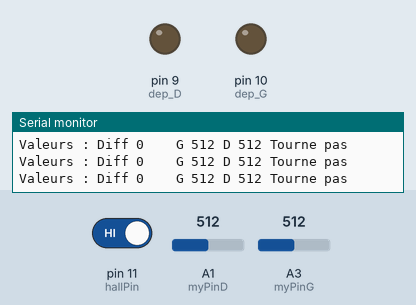
Recording of a sketch running on a simulated Arduino Uno, built with avr-gcc and run on an emulated ATmega328P. Parts: output pins drawn as LEDs (lit = HIGH), the last lines printed to the serial monitor. The inputs (shaded band) are chosen by the test bench; at power-on: A1 (myPinD) = 512, A3 (myPinG) = 512, pin 11 (hallPin) HIGH.

Above: at 1.2 s.
1.3 s: A1 (myPinD) set to 574
2.8 s: A1 (myPinD) set to 606
At 4.0 s:
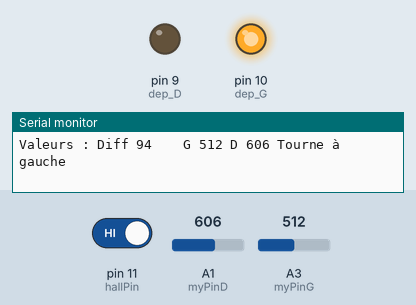
4.3 s: A3 (myPinG) set to 543
At 4.6 s:
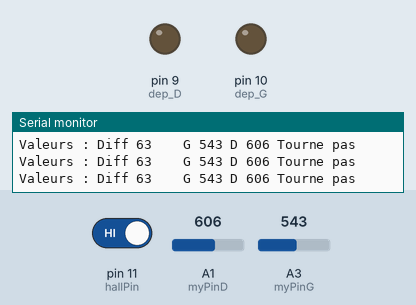
7.3 s: A3 (myPinG) set to 673
10.3 s: A3 (myPinG) set to 699
At 11.3 s:
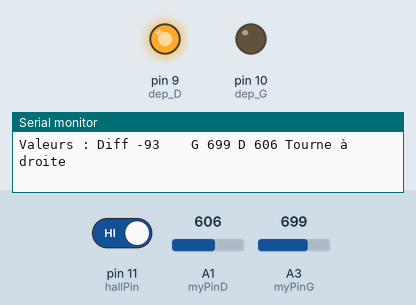
11.8 s: pin 11 (hallPin) driven LOW
At 12.8 s:
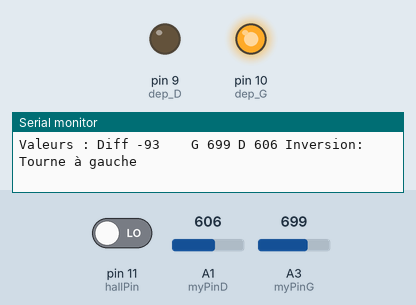
Timing chart, 0 to 14.7 s (numbered marks = the images above; inputs shaded):
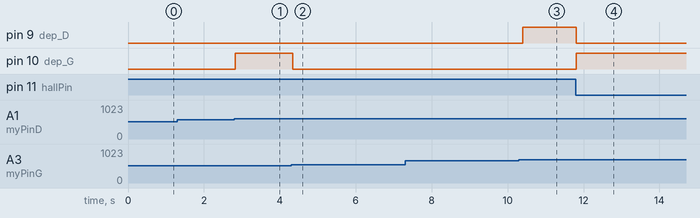

The sketch:

_tape_8___Code_final.ino
```cpp
// Variables globales
int iPhotoValue1 = 0;        // Valeur du capteur photo-résistant droit
int iPhotoValue2 = 0;        // Valeur du capteur photo-résistant gauche
int diff = 0;                // Différence entre les deux capteurs

int myPinD = A1;             // Pin pour le capteur droit
int myPinG = A3;             // Pin pour le capteur gauche
int dep_D = 9;               // Pin pour le moteur droit
int dep_G = 10;              // Pin pour le moteur gauche

int val_dep = 80;            // Seuil de déclenchement du moteur
int luminosityThreshold = 800; // Seuil de luminosité pour déterminer la nuit

int hallPin = 11;            // Pin pour le capteur Hall
int hallState = 0;           // État du capteur Hall

// Initialisation
void setup() {
  pinMode(dep_D, OUTPUT);       // Moteur droit
  pinMode(dep_G, OUTPUT);       // Moteur gauche
  pinMode(hallPin, INPUT);      // Capteur Hall
  Serial.begin(9600);           // Initialisation de la communication série
}

// Boucle principale
void loop() {
  // Lecture des capteurs photo-résistants
  iPhotoValue1 = analogRead(myPinD);  // Lecture du capteur droit
  iPhotoValue2 = analogRead(myPinG);  // Lecture du capteur gauche

  // Calcul de la différence
  diff = iPhotoValue1 - iPhotoValue2;

  // Affichage des valeurs pour diagnostic
  Serial.print((String)"Valeurs : Diff " + diff + "    G " + iPhotoValue2 + " D " + iPhotoValue1 + " ");

  // Lecture de l'état du capteur Hall
  hallState = digitalRead(hallPin);

  // Logique pour contrôler les moteurs
  if (isNight()) {
    // Si c'est la nuit, arrêt des moteurs
    digitalWrite(dep_D, LOW);
    digitalWrite(dep_G, LOW);
    Serial.println("Nuit: Moteur arrêté");
  } else if (hallState == LOW) {
    // Si aucun champ magnétique détecté, inversion de la logique du moteur
    if (diff > val_dep) {
      digitalWrite(dep_D, HIGH);
      digitalWrite(dep_G, LOW);
      Serial.println("Inversion: Tourne à droite");
    } else if (diff < -val_dep) {
      digitalWrite(dep_G, HIGH);
      digitalWrite(dep_D, LOW);
      Serial.println("Inversion: Tourne à gauche");
    } else {
      digitalWrite(dep_D, LOW);
      digitalWrite(dep_G, LOW);
      Serial.println("Inversion: Tourne pas");
    }
  } else {
    // Logique normale des moteurs si un champ magnétique est détecté
    if (diff > val_dep) {
      digitalWrite(dep_G, HIGH);
      digitalWrite(dep_D, LOW);
      Serial.println("Tourne à gauche");
    } else if (diff < -val_dep) {
      digitalWrite(dep_D, HIGH);
      digitalWrite(dep_G, LOW);
      Serial.println("Tourne à droite");
    } else {
      digitalWrite(dep_D, LOW);
      digitalWrite(dep_G, LOW);
      Serial.println("Tourne pas");
    }
  }

  delay(100); // Pause pour éviter une boucle trop rapide
}

// Fonction pour détecter si c'est la nuit
bool isNight() {
  return (iPhotoValue1 > luminosityThreshold && iPhotoValue2 > luminosityThreshold);
}
```

Measured:
- the behaviour switches between 592 and 593 on A1 (myPinD) (found by bisection; images 0 and 1)
- the behaviour switches between 525 and 526 on A3 (myPinG) (found by bisection; images 1 and 2)
- the behaviour switches between 686 and 687 on A3 (myPinG) (found by bisection; images 2 and 3)
- after the input at 2.8 s, pin 10 (dep_G): LOW → HIGH at once
- after the input at 4.3 s, pin 10 (dep_G): HIGH → LOW at once
- after the input at 10.3 s, pin 9 (dep_D): LOW → HIGH after 0.10 s
- after the input at 11.8 s, pin 9 (dep_D): HIGH → LOW at once; pin 10 (dep_G): LOW → HIGH at once
